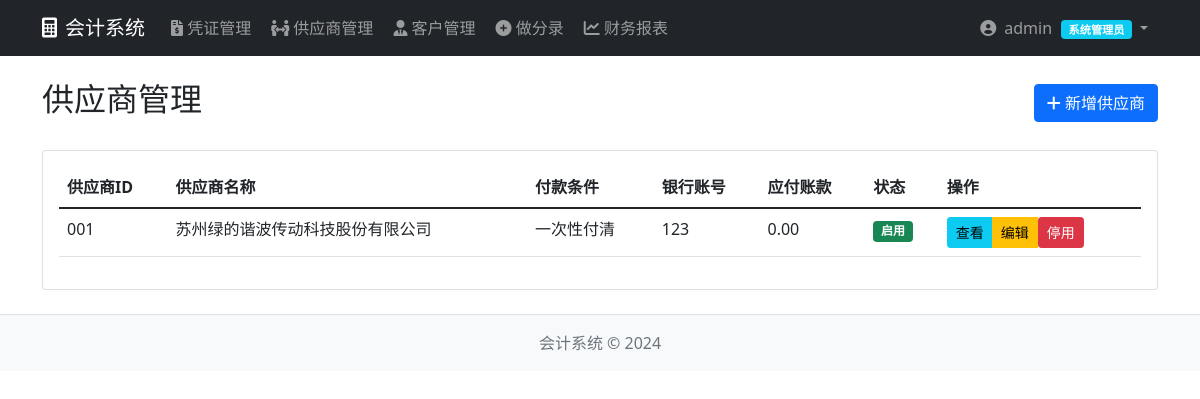
Page /finance/suppliers/ (signed in) on the committed database.
### users_app/models.py (models this page shows, shortened)
class UserProfile(models.Model):
    user = models.OneToOneField(User, on_delete=models.CASCADE, related_name='profile', verbose_name="关联用户")
    role = models.ForeignKey(Role, on_delete=models.PROTECT, verbose_name="所属角色")
    department = models.CharField(max_length=50, verbose_name="所属部门")
    employee_id = models.CharField(max_length=20, unique=True, verbose_name="员工编号")
    phone = models.CharField(max_length=11, blank=True, null=True, verbose_name="联系电话")
    status = models.CharField(
        max_length=20,
        choices=[('ACTIVE', '启用'), ('INACTIVE', '停用')],
        default='ACTIVE',
        verbose_name="状态"
    )
    update_time = models.DateTimeField(auto_now=True, verbose_name="更新时间")
    class Meta:
        verbose_name = "用户扩展信息"
        verbose_name_plural = "用户扩展信息"
        ordering = ['employee_id']

class Role(models.Model):
    ROLE_TYPE_CHOICES = [
        ('ADMIN', '系统管理员'),
        ('GENERAL_ACCOUNTANT', '总账会计'),
        ('PURCHASE_ACCOUNTANT', '采购会计'),
        ('SALES_ACCOUNTANT', '销售会计'),
        ('CASHIER', '出纳'),
        ('ACCOUNTANT_SUPERVISOR', '会计主管'),
        ('EMPLOYEE', '普通员工'),
        ('HR_STAFF', '人事专员'),
    ]
    role_code = models.CharField(max_length=30, primary_key=True, verbose_name="角色编码")
    role_name = models.CharField(max_length=50, choices=ROLE_TYPE_CHOICES, unique=True, verbose_name="角色名称")
    role_desc = models.TextField(blank=True, null=True, verbose_name="角色描述")
    related_use_cases = models.TextField(blank=True, null=True, verbose_name="关联用例（编号）")
    create_time = models.DateTimeField(auto_now_add=True, verbose_name="创建时间")
    class Meta:
        verbose_name = "角色"
        verbose_name_plural = "角色"
        ordering = ['role_code']

### finance_app/models.py (models this page shows, shortened)
class Supplier(models.Model):
    STATUS_CHOICES = [
        ('ACTIVE', '启用'),
        ('INACTIVE', '停用'),
    ]
    supplier_id = models.CharField(max_length=20, primary_key=True, verbose_name="供应商ID")
    supplier_name = models.CharField(max_length=100, null=False, blank=False, verbose_name="供应商名称")
    payment_terms = models.CharField(max_length=50, null=True, blank=True, verbose_name="付款条件")
    current_payable = models.DecimalField(max_digits=15, decimal_places=2, default=0.00,
                                          verbose_name="当前应付账款")
    bank_account = models.CharField(max_length=50, null=True, blank=True, verbose_name="银行账号")
    status = models.CharField(
        max_length=20,
        choices=STATUS_CHOICES,
        null=False,
        blank=False,
        default='ACTIVE',
        verbose_name="状态"
    )
    create_time = models.DateTimeField(auto_now_add=True, verbose_name="创建时间")
    update_time = models.DateTimeField(auto_now=True, verbose_name="更新时间")
    class Meta:
        db_table = 'suppliers'  # 显式指定数据库表名
        verbose_name = "供应商"
        verbose_name_plural = "供应商"
        ordering = ['supplier_id']

### finance_app/views.py (the view, shortened to what this page needs)
        def _wrapped_view(request, *args, **kwargs):
            if not request.user.is_authenticated:
                return redirect('users:login')
            if request.user.username == 'admin':
                return view_func(request, *args, **kwargs)

### finance_app/views.py (called while the page is built, shortened)
def check_finance_permission(permission_type):
    def decorator(view_func):
        def _wrapped_view(request, *args, **kwargs):
            if not request.user.is_authenticated:
                return redirect('users:login')
            if request.user.username == 'admin':
                return view_func(request, *args, **kwargs)
        return _wrapped_view
    return decorator

@login_required
@check_finance_permission('supplier')
def supplier_list(request):
    suppliers = Supplier.objects.all().order_by('supplier_id')
    context = {
        'suppliers': suppliers,
        'title': '供应商管理'
    }
    return render(request, 'finance_app/supplier_list.html', context)

### finance_app/templates/finance_app/supplier_list.html (shortened to what this page needs)
{% extends 'base.html' %}
{% block content %}
<div class="container mt-4">
    <div class="d-flex justify-content-between align-items-center mb-4">
        <h2>{{ title }}</h2>
        <a href="{% url 'finance_app:supplier_create' %}" class="btn btn-primary">
            <i class="fas fa-plus"></i> 新增供应商
        </a>
    </div>
    <div class="card">
        <div class="card-body">
            <div class="table-responsive">
                <table class="table table-hover">
                    <thead>
                        <tr>
                            <th>供应商ID</th>
                            <th>供应商名称</th>
                            <th>付款条件</th>
                            <th>银行账号</th>
                            <th>应付账款</th>
                            <th>状态</th>
                            <th>操作</th>
                        </tr>
                    </thead>
                    <tbody>
                        {% for supplier in suppliers %}
                        <tr>
                            <td>{{ supplier.supplier_id }}</td>
                            <td>{{ supplier.supplier_name }}</td>
                            <td>{{ supplier.payment_terms|default:"-" }}</td>
                            <td>{{ supplier.bank_account|default:"-" }}</td>
                            <td>{{ supplier.current_payable }}</td>
                            <td>
                                {% if supplier.status == 'ACTIVE' %}
                                <span class="badge bg-success">启用</span>
                                {% else %}
                                <span class="badge bg-secondary">停用</span>
                                {% endif %}
                            </td>
                            <td>
                                <div class="btn-group" role="group">
                                    <a href="{% url 'finance_app:supplier_detail' supplier.supplier_id %}"
                                       class="btn btn-sm btn-info">查看</a>
                                    <a href="{% url 'finance_app:supplier_edit' supplier.supplier_id %}"
                                       class="btn btn-sm btn-warning">编辑</a>
                                    <form method="post" action="{% url 'finance_app:supplier_toggle_status' supplier.supplier_id %}"
                                          class="d-inline">
                                        <button type="submit" class="btn btn-sm {% if supplier.status == 'ACTIVE' %}btn-danger{% else %}btn-success{% endif %}">
                                            {% if supplier.status == 'ACTIVE' %}停用{% else %}启用{% endif %}
                                        </button>
                                    </form>
                                </div>
                            </td>
                        </tr>
                        {% empty %}
                        <tr>
                            <td colspan="7" class="text-center text-muted">
                                暂无供应商记录
                            </td>
                        </tr>
                        {% endfor %}
                    </tbody>
                </table>
            </div>
        </div>
    </div>
</div>
{% endblock %}

### templates/base.html (shortened to what this page needs)
<!DOCTYPE html>
<html lang="zh-CN">
<head>
    <link href="https://cdn.jsdelivr.net/npm/bootstrap@5.1.3/dist/css/bootstrap.min.css" rel="stylesheet">
    <link rel="stylesheet" href="https://cdnjs.cloudflare.com/ajax/libs/font-awesome/6.0.0/css/all.min.css">
</head>
<body>
    <nav class="navbar navbar-expand-lg navbar-dark bg-dark">
        <div class="container">
            <a class="navbar-brand" href="{% url 'users:home' %}">
                <i class="fas fa-calculator me-2"></i>会计系统
            </a>
            <div class="collapse navbar-collapse" id="navbarNav">
                <ul class="navbar-nav me-auto">
                    {% if user.is_authenticated %}
                        {% with role_code=user.profile.role.role_code %}
                        {% if user.username == 'admin' or role_code in "GENERAL_ACCOUNTANT,PURCHASE_ACCOUNTANT,SALES_ACCOUNTANT,ACCOUNTANT_SUPERVISOR,CASHIER" %}
                        <li class="nav-item">
                            <a class="nav-link" href="{% url 'finance_app:voucher_list' %}">
                                <i class="fas fa-file-invoice-dollar"></i> 凭证管理
                            </a>
                        </li>
                        {% endif %}
                        {% if user.username == 'admin' or role_code in "PURCHASE_ACCOUNTANT,ACCOUNTANT_SUPERVISOR" %}
                        <li class="nav-item">
                            <a class="nav-link" href="{% url 'finance_app:supplier_list' %}">
                                <i class="fas fa-people-arrows"></i> 供应商管理
                            </a>
                        </li>
                        {% endif %}
                        {% if user.username == 'admin' or role_code in "SALES_ACCOUNTANT,ACCOUNTANT_SUPERVISOR" %}
                        <li class="nav-item">
                            <a class="nav-link" href="{% url 'finance_app:customer_list' %}">
                                <i class="fas fa-user-tie"></i> 客户管理
                            </a>
                        </li>
                        {% endif %}
                        {% if user.username == 'admin' or role_code in "GENERAL_ACCOUNTANT,PURCHASE_ACCOUNTANT,SALES_ACCOUNTANT,ACCOUNTANT_SUPERVISOR,CASHIER" %}
                        <li class="nav-item">
                            <a class="nav-link" href="{% url 'finance_app:voucher_create' %}">
                                <i class="fas fa-plus-circle"></i> 做分录
                            </a>
                        </li>
                        {% endif %}
                        {% if user.username == 'admin' or role_code in "GENERAL_ACCOUNTANT,PURCHASE_ACCOUNTANT,SALES_ACCOUNTANT,ACCOUNTANT_SUPERVISOR,CASHIER" %}
                        <li class="nav-item">
                            <a class="nav-link" href="{% url 'finance_app:report_home' %}">
                                <i class="fas fa-chart-line"></i> 财务报表
                            </a>
                        </li>
                        {% endif %}
                        {% endwith %}
                    {% endif %}
                </ul>
                <ul class="navbar-nav">
                    {% if user.is_authenticated %}
                    <li class="nav-item dropdown">
                        <a class="nav-link dropdown-toggle" href="#" id="userDropdown" role="button" data-bs-toggle="dropdown">
                            <i class="fas fa-user-circle"></i>
                            <span class="ms-1">{{ user.username }}</span>
                            <span class="user-role-badge badge bg-info">
                                {{ user.profile.role.get_role_name_display|default:"未分配" }}
                            </span>
                        </a>
                    </li>
                    {% else %}
                    <li class="nav-item">
                        <a class="nav-link" href="{% url 'users:login' %}">
                            <i class="fas fa-sign-in-alt"></i> 登录
                        </a>
                    </li>
                    {% endif %}
                </ul>
            </div>
        </div>
    </nav>
    <main>
        {% block content %}{% endblock %}
    </main>
    <footer class="bg-light py-3 mt-4 border-top">
        <div class="container text-center">
            <span class="text-muted">会计系统 &copy; 2024</span>
        </div>
    </footer>
</body>
</html>

### templates/base.html (style rules this page uses)
.navbar-nav .nav-link { padding: 0.5rem 1rem; margin: 0 2px; border-radius: 4px; transition: all 0.3s; }
.user-role-badge { font-size: 0.7rem; vertical-align: middle; margin-left: 5px; }

### rows in the picture
Supplier: supplier_id "001", supplier_name "苏州绿的谐波传动科技股份有限公司", payment_terms "一次性付清", bank_account "123", current_payable "0.00", status "启用"

### other values in the picture
{{ user.username }} "admin"
{{ user.profile.role.get_role_name_display|default:"未分配" }} "系统管理员"
{{ title }} "供应商管理"
